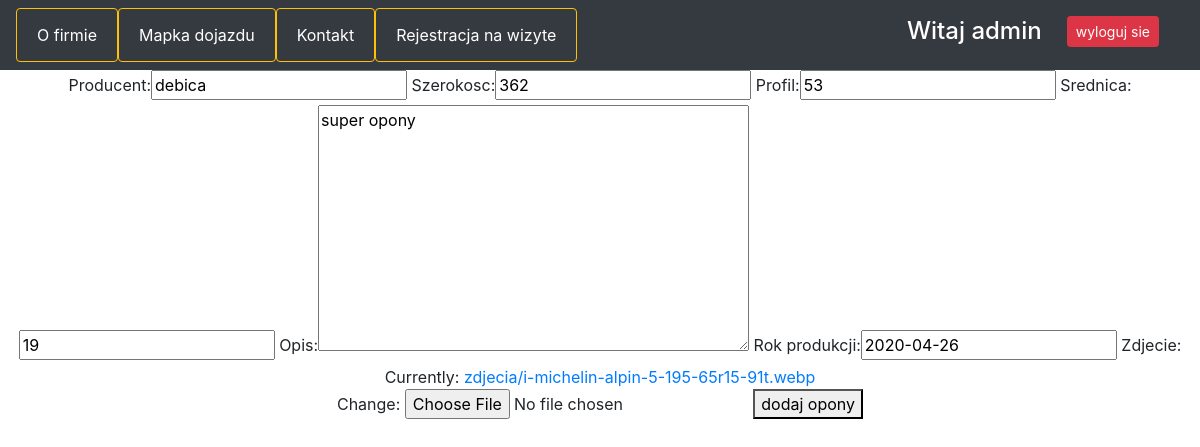
The app's page /opony/edytuj/2 (signed in) with its own data.
### wulkanizacjaweb/models.py (models this page shows, shortened)
class Opony(models.Model):
    producent = models.CharField(max_length=32, blank=False)
    szerokosc = models.PositiveSmallIntegerField(default=0)
    profil = models.PositiveSmallIntegerField(default=0)
    srednica = models.PositiveSmallIntegerField(default=0)
    opis = models.TextField(blank=True, default="")
    rok_produkcji = models.DateField(default=2000)
    zdjecie = models.ImageField(upload_to="../moje_zdjecia/zdjecia/", null=False, blank=False)

### wulkanizacjaweb/views.py (the view)
# urls.py: path('edytuj/<int:id>', edytuj_opone, name="edytuj_opone"),
@login_required
def edytuj_opone(request, id):
     opona = get_object_or_404(Opony,  pk=id)
     form = OponaForm(request.POST or None, request.FILES or None, instance=opona)
     if form.is_valid():
          form.save()
          return redirect(wszystkie_opony)
     return render(request, 'opona_form.html', {'form': form})

### wulkanizacjaweb/forms.py
class OponaForm(ModelForm):
    class Meta:
        model = Opony
        fields = ['producent', 'szerokosc','profil','srednica','opis','rok_produkcji', 'zdjecie']

### templates/opona_form.html (shortened to what this page needs)
{% include "navbar.html" %}
<body>
<div style="text-align: center;">
    <form method="post" enctype="multipart/form-data">
        {{form}}
        <button type="submit">dodaj opony</button>
    </form>
</body>

### templates/navbar.html (shortened to what this page needs)
{% load static %}
<html lang="en">
<head>
    <link rel="stylesheet" href="https://maxcdn.bootstrapcdn.com/bootstrap/4.0.0-beta.2/css/bootstrap.min.css">
    <link rel="stylesheet" href="{% static 'nowy.css' %}">
</head>
<body>
    <nav class="navbar navbar-inverse navbar-dark bg-dark navbar-expand-sm">
            <div class="collapse navbar-collapse bg-dark " id="Navbar">
                <ul class="navbar-nav mr-auto">
                    <li class="btn btn-outline-warning"><a class="nav-link" href="#"> O firmie </a></li>
                    <li class="btn btn-outline-warning"><a class="nav-link" href="#"> Mapka dojazdu </a></li>
                    <li class="btn btn-outline-warning"><a class="nav-link" href="#"> Kontakt </a></li>
                    <li class="btn btn-outline-warning"><a class="nav-link" href="#"> Rejestracja na wizyte </a></li>
                </ul>
                    {% if user.is_authenticated %}<br>
                    <h4>Witaj {{user.username}} <h4/>
                    <a class="btn btn-lg btn btn-danger btn-sm" href="{% url 'logout' %}"> wyloguj sie</a>
                    {% else %}
                    <a class="btn btn-lg btn btn-success btn-sm"  href="{% url 'login' %}">zaloguj sie</a>
                    {% endif %}
            </div>
    </nav>

### wulkanizacjaweb/static/nowy.css (style rules this page uses)
html { background-color: red; }
body { background-clip: red; }
.collapse h4 { position: center; padding-right: 25px; color: #ffffff !important; }
.collapse a { color: #ffffff !important; }

### records on screen
Opony: producent "debica", szerokosc "362", profil "53", srednica "19", opis "super opony", rok_produkcji "2020-04-26"

### other values on screen
{{ user.username }} "admin"
